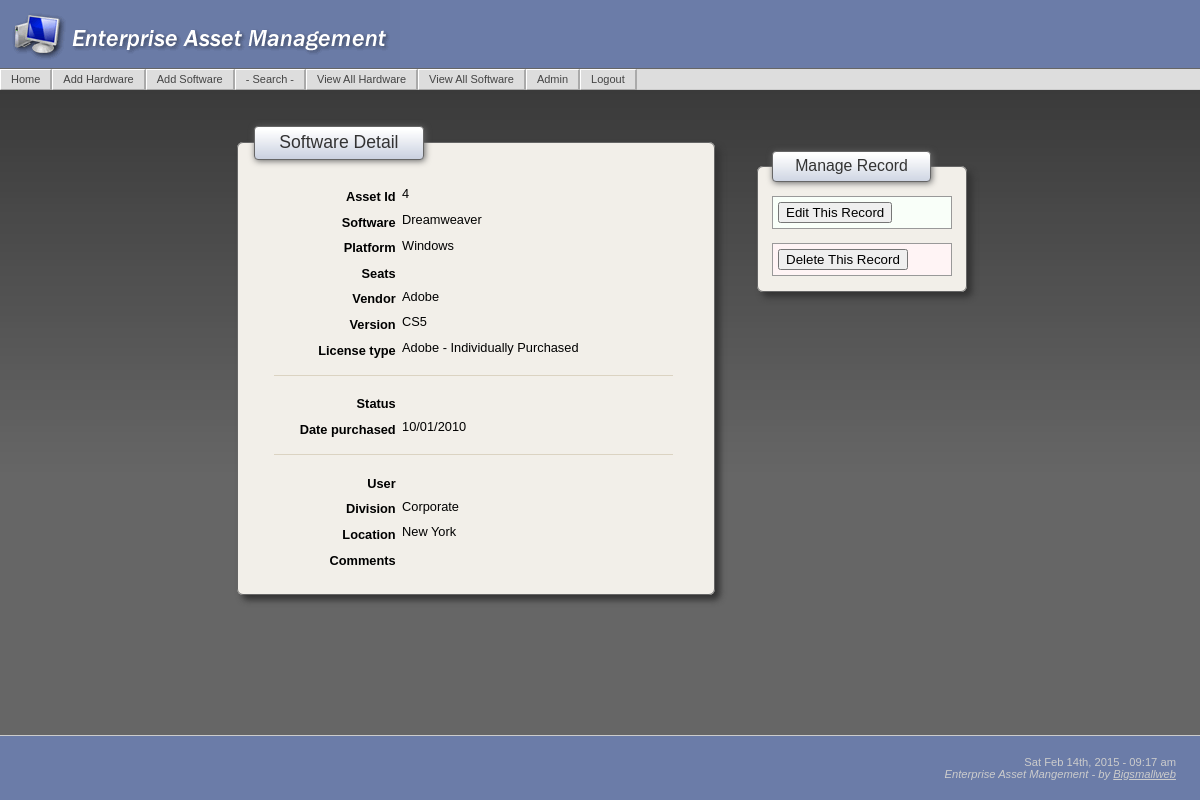
Page /SoftwareDetail.php?recordID=4 (signed in) on the committed database.
### tables this page shows
CREATE TABLE IF NOT EXISTS `assets_software` (
  `asset_software_id` int(10) unsigned NOT NULL auto_increment,
  `asset` varchar(100) NOT NULL default '',
  `vendor` varchar(30) NOT NULL default '',
  `version` varchar(20) NOT NULL,
  `date_purchase` varchar(12) default NULL,
  `license_type` varchar(50) NOT NULL default '',
  `status` varchar(50) default NULL,
  `user` varchar(50) default NULL,
  `division` varchar(50) default NULL,
  `comments` text,
  `platform` varchar(15) default NULL,
  `location` varchar(30) default NULL,
  `seats` varchar(12) default NULL,
  PRIMARY KEY  (`asset_software_id`)
);

### SoftwareDetail.php (the view, shortened to what this page needs)
<?php require_once('Connections/eam.php'); ?>
<?php
$maxRows_DetailRS1 = 10;
$pageNum_DetailRS1 = 0;
$startRow_DetailRS1 = $pageNum_DetailRS1 * $maxRows_DetailRS1;
$recordID = $_GET['recordID'];
$query_DetailRS1 = "SELECT * FROM assets_software WHERE asset_software_id = $recordID";
$query_limit_DetailRS1 = sprintf("%s LIMIT %d, %d", $query_DetailRS1, $startRow_DetailRS1, $maxRows_DetailRS1);
$DetailRS1 = mysql_query($query_limit_DetailRS1, $eam) or die(mysql_error());
$row_DetailRS1 = mysql_fetch_assoc($DetailRS1);
?>
<?php include('includes/header.php'); ?>
    <table class="tableDetails1">
      <tr>
        <td style="font-size:100%">
          <fieldset>
          <legend>Software Detail</legend>
          <p>
            <label for="Asset Id">Asset Id</label>
            <?php echo $row_DetailRS1['asset_software_id']; ?> &nbsp; </p>
          <p>
            <label for="Software">Software</label>
            <?php echo $row_DetailRS1['asset']; ?> &nbsp; </p>
          <p>
            <label for="Platform">Platform</label>
            <?php echo $row_DetailRS1['platform']; ?> &nbsp; </p>
          <p>
            <label for="Seats">Seats</label>
            <?php echo $row_DetailRS1['seats']; ?> &nbsp; </p>
          <p>
            <label for="Model">Vendor</label>
            <?php echo $row_DetailRS1['vendor']; ?> &nbsp; </p>
          <p>
            <label for="Version">Version</label>
            <?php echo $row_DetailRS1['version']; ?> &nbsp; </p>
          <p>
            <label for="License type">License type</label>
            <?php echo $row_DetailRS1['license_type']; ?> &nbsp; </p>
          <hr />
          <p>
            <label for="Status">Status</label>
            <?php echo $row_DetailRS1['status']; ?> &nbsp; </p>
          <p>
            <label for="Model">Date purchased</label>
            <?php echo $row_DetailRS1['date_purchase']; ?> &nbsp; </p>
          <hr />
          <p>
            <label for="User">User</label>
            <?php echo $row_DetailRS1['user']; ?> &nbsp; </p>
          <p>
            <label for="Division">Division</label>
            <?php echo $row_DetailRS1['division']; ?> &nbsp; </p>
          <p>
            <label for="Location">Location</label>
            <?php echo $row_DetailRS1['location']; ?> &nbsp; </p>
          <p>
            <label for="Comments">Comments</label>
            <?php echo $row_DetailRS1['comments']; ?> &nbsp; </p>
          </fieldset>
        </td>
        <td valign="top" style="font-size:90%;">
          <p>&nbsp;</p>
          <fieldset style="width:180px;">
          <legend>Manage Record</legend>
          <table class="table1">
            <tr>
              <td class="green">
                <form id="upRecord" name="upRecord" method="post" action="SoftwareUpdate.php?recordID=<?php echo $row_DetailRS1['asset_software_id']; ?>">
                  <input type="submit" name="Submit2" value="Edit This Record" />
                </form>
              </td>
            </tr>
          </table>
          <br />
          <table class="table1">
            <tr>
              <td class="red">
                <form id="delRecord" name="delRecord" method="post" action="SoftwareDelete.php?recordID=<?php echo $row_DetailRS1['asset_software_id']; ?>">
                  <input type="submit" name="Submit" value="Delete This Record" />
                </form>
              </td>
            </tr>
          </table>
          </fieldset>
        </td>
      </tr>
    </table>
    <?php include('includes/footer.php'); ?>

### includes/eam_main.css (style rules this page uses)
html, body { font-family: Verdana, Arial, Helvetica, sans-serif; background:url(../images/bkgd.jpg); background-repeat:repeat-x; background-position:top; background-color: #666; margin:0; text-align: center; color: #000000; font-size:100%; height:100% }
p, td { font-size:80%; }
form { margin:0; padding:0; }
hr { border: 0; color: #DBD3C2; background-color: #DBD3C2; height: 1px; width: 90%; text-align: center; margin:20px; }
.tableDetails1 { margin-left:auto; margin-right:auto; border:none; }
.tableDetails1 td { padding: 0px 20px; }
.table1 { border-width: 1px; border-spacing:0px; border-style: solid; border-color: #999; border-collapse: collapse; background-color:#FFFFFF; width:100%; }
.table1 td { border-width: 1px; border-style: solid; border-color: #999; padding: 5px; text-align:left; color:#333; }
td.green { background-color:#F9FFF9 }
td.red { background-color:#FFF4F5 }
fieldset { margin:0 auto; margin-top:10px; margin-bottom:10px; padding: 1em; font:100%/1 arial; border: 1px solid #666; border-radius: 6px; -moz-border-radius: 6px; box-shadow: 5px 5px 6px #333; width:444px; clear: both; background-color: #F2EFE9; }
legend { padding: 0.4em 1.4em; border:1px solid #666; border-radius: 4px; -moz-border-radius: 4px; box-shadow: 1px 1px 6px #666; color:#333; font-size:110%; text-align:left; background: #FFF; background-image:url(../images/titleBk.gif); font-family: "Trebuchet MS", Verdana, Arial, Helvetica, sans-serif; }
label { float:left; width:32%; margin-right:0.5em; padding-top:0.2em; text-align:right; font-weight:bold; display: block; font-size:100%; }

### rows in the picture
assets_software: asset_software_id "4", asset "Dreamweaver", platform "Windows", vendor "Adobe", version "CS5", license_type "Adobe - Individually Purchased", date_purchase "10/01/2010", division "Corporate", location "New York"
